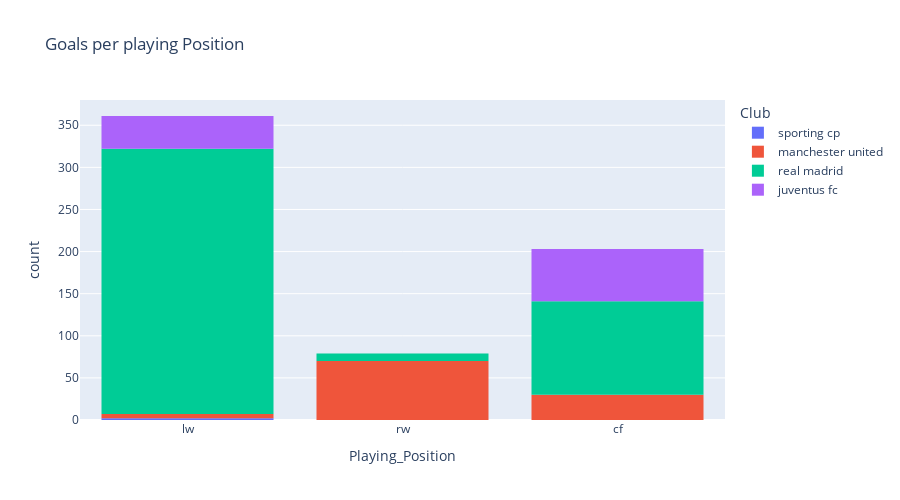

Notebook source saved alongside this figure:
### Markdown cell above
# Number of total career goals scored by team and playing position
Early in his career, Ronaldo often played on the right wing, but since moving to Real Madrid, he has often played on the left wing or CF, scoring the most goals when he played on the left wing.

### Code cell
px.histogram(
    cr7_df,
    x='Playing_Position',
    title="Goals per playing Position",
    log_x=False,
    log_y=False,
    #symbol='title',
    #markers=True,
    #width=800, 
    height=500,
    color='Club',
    hover_name='Club',
    hover_data=['Playing_Position','Competition','Season','Club'])

### Figure 1 — Plotly figure (JSON) as saved in the notebook; plotly's stock layout.template omitted (floating-point values rounded to 4 significant figures; data arrays with more than 128 entries replaced by an {"elided": "..."} marker saying what was removed)
{"data": [{"alignmentgroup": "True", "bingroup": "x", "hovertemplate": "Club=sporting cp<br>Playing_Position=%{x}<br>count=%{y}<extra></extra>", "legendgroup": "sporting cp", "marker": {"color": "#636efa", "pattern": {"shape": ""}}, "name": "sporting cp", "offsetgroup": "sporting cp", "orientation": "v", "showlegend": true, "type": "histogram", "x": ["lw", "lw", null, null, null], "xaxis": "x", "yaxis": "y"}, {"alignmentgroup": "True", "bingroup": "x", "hovertemplate": "Club=manchester united<br>Playing_Position=%{x}<br>count=%{y}<extra></extra>", "legendgroup": "manchester united", "marker": {"color": "#EF553B", "pattern": {"shape": ""}}, "name": "manchester united", "offsetgroup": "manchester united", "orientation": "v", "showlegend": true, "type": "histogram", "x": {"elided": "145 str values"}, "xaxis": "x", "yaxis": "y"}, {"alignmentgroup": "True", "bingroup": "x", "hovertemplate": "Club=real madrid<br>Playing_Position=%{x}<br>count=%{y}<extra></extra>", "legendgroup": "real madrid", "marker": {"color": "#00cc96", "pattern": {"shape": ""}}, "name": "real madrid", "offsetgroup": "real madrid", "orientation": "v", "showlegend": true, "type": "histogram", "x": {"elided": "450 str values"}, "xaxis": "x", "yaxis": "y"}, {"alignmentgroup": "True", "bingroup": "x", "hovertemplate": "Club=juventus fc<br>Playing_Position=%{x}<br>count=%{y}<extra></extra>", "legendgroup": "juventus fc", "marker": {"color": "#ab63fa", "pattern": {"shape": ""}}, "name": "juventus fc", "offsetgroup": "juventus fc", "orientation": "v", "showlegend": true, "type": "histogram", "x": ["cf", "cf", "lw", "lw", "lw", "cf", "cf", "cf", "lw", "cf", "lw", "lw", "cf", "lw", "lw", "lw", "lw", "lw", "lw", "lw", "lw", "cf", "cf", "cf", "lw", "lw", "cf", "cf", "lw", "lw", "cf", "cf", "cf", "cf", "cf", "cf", "cf", "cf", "cf", "lw", "cf", "cf", "cf", "cf", "cf", "cf", "lw", "lw", "lw", "lw", "lw", "lw", "lw", "lw", "lw", "lw", "lw", "lw", "lw", "lw", "lw", "lw", "lw", "lw", "lw", "cf", "cf", "cf", "cf", "cf", "lw", "cf", "cf", "cf", "cf", "cf", "cf", "cf", "cf", "cf", "cf", "cf", "cf", "cf", "cf", "cf", "cf", "cf", "cf", "cf", "cf", "cf", "cf", "cf", "cf", "cf", "cf", "cf", "cf", "cf", "cf"], "xaxis": "x", "yaxis": "y"}], "layout": {"barmode": "relative", "height": 500, "legend": {"title": {"text": "Club"}, "tracegroupgap": 0}, "title": {"text": "Goals per playing Position"}, "xaxis": {"anchor": "y", "domain": [0, 1], "title": {"text": "Playing_Position"}}, "yaxis": {"anchor": "x", "domain": [0, 1], "title": {"text": "count"}}}}
